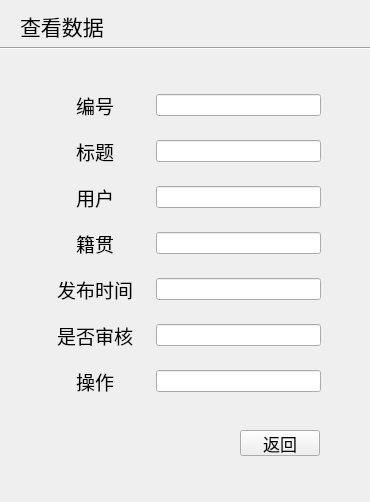
<?xml version="1.0" encoding="UTF-8"?>
<ui version="4.0">
 <class>showdata</class>
 <widget class="QWidget" name="showdata">
  <property name="geometry">
   <rect>
    <x>0</x>
    <y>0</y>
    <width>370</width>
    <height>502</height>
   </rect>
  </property>
  <property name="windowTitle">
   <string>Form</string>
  </property>
  <widget class="QPushButton" name="showbackBn">
   <property name="geometry">
    <rect>
     <x>240</x>
     <y>430</y>
     <width>80</width>
     <height>26</height>
    </rect>
   </property>
   <property name="font">
    <font>
     <pointsize>13</pointsize>
    </font>
   </property>
   <property name="text">
    <string>返回</string>
   </property>
  </widget>
  <widget class="QWidget" name="layoutWidget">
   <property name="geometry">
    <rect>
     <x>40</x>
     <y>80</y>
     <width>281</width>
     <height>331</height>
    </rect>
   </property>
   <layout class="QGridLayout" name="gridLayout">
    <item row="0" column="0" colspan="2">
     <widget class="QLabel" name="label_2">
      <property name="font">
       <font>
        <pointsize>14</pointsize>
       </font>
      </property>
      <property name="text">
       <string>&lt;html&gt;&lt;head/&gt;&lt;body&gt;&lt;p align=&quot;center&quot;&gt;编号&lt;/p&gt;&lt;/body&gt;&lt;/html&gt;</string>
      </property>
     </widget>
    </item>
    <item row="0" column="2" colspan="3">
     <widget class="QLineEdit" name="show_num"/>
    </item>
    <item row="1" column="0" colspan="2">
     <widget class="QLabel" name="label_3">
      <property name="font">
       <font>
        <pointsize>14</pointsize>
       </font>
      </property>
      <property name="text">
       <string>&lt;html&gt;&lt;head/&gt;&lt;body&gt;&lt;p align=&quot;center&quot;&gt;标题&lt;/p&gt;&lt;/body&gt;&lt;/html&gt;</string>
      </property>
     </widget>
    </item>
    <item row="1" column="2" colspan="3">
     <widget class="QLineEdit" name="show_title"/>
    </item>
    <item row="2" column="0" colspan="2">
     <widget class="QLabel" name="label_4">
      <property name="font">
       <font>
        <pointsize>14</pointsize>
       </font>
      </property>
      <property name="text">
       <string>&lt;html&gt;&lt;head/&gt;&lt;body&gt;&lt;p align=&quot;center&quot;&gt;用户&lt;/p&gt;&lt;/body&gt;&lt;/html&gt;</string>
      </property>
     </widget>
    </item>
    <item row="2" column="2" colspan="3">
     <widget class="QLineEdit" name="show_user"/>
    </item>
    <item row="3" column="0" colspan="2">
     <widget class="QLabel" name="label_5">
      <property name="font">
       <font>
        <pointsize>14</pointsize>
       </font>
      </property>
      <property name="text">
       <string>&lt;html&gt;&lt;head/&gt;&lt;body&gt;&lt;p align=&quot;center&quot;&gt;籍贯&lt;/p&gt;&lt;/body&gt;&lt;/html&gt;</string>
      </property>
     </widget>
    </item>
    <item row="3" column="2" colspan="3">
     <widget class="QLineEdit" name="show_address"/>
    </item>
    <item row="4" column="0" colspan="2">
     <widget class="QLabel" name="label_6">
      <property name="font">
       <font>
        <pointsize>14</pointsize>
       </font>
      </property>
      <property name="text">
       <string>&lt;html&gt;&lt;head/&gt;&lt;body&gt;&lt;p align=&quot;center&quot;&gt;发布时间&lt;/p&gt;&lt;/body&gt;&lt;/html&gt;</string>
      </property>
     </widget>
    </item>
    <item row="4" column="2" colspan="3">
     <widget class="QLineEdit" name="show_time"/>
    </item>
    <item row="5" column="0" colspan="2">
     <widget class="QLabel" name="label_7">
      <property name="font">
       <font>
        <pointsize>14</pointsize>
       </font>
      </property>
      <property name="text">
       <string>&lt;html&gt;&lt;head/&gt;&lt;body&gt;&lt;p align=&quot;center&quot;&gt;是否审核&lt;/p&gt;&lt;/body&gt;&lt;/html&gt;</string>
      </property>
     </widget>
    </item>
    <item row="5" column="2" colspan="3">
     <widget class="QLineEdit" name="show_process"/>
    </item>
    <item row="6" column="0" colspan="2">
     <widget class="QLabel" name="label_8">
      <property name="font">
       <font>
        <pointsize>14</pointsize>
       </font>
      </property>
      <property name="text">
       <string>&lt;html&gt;&lt;head/&gt;&lt;body&gt;&lt;p align=&quot;center&quot;&gt;操作&lt;/p&gt;&lt;/body&gt;&lt;/html&gt;</string>
      </property>
     </widget>
    </item>
    <item row="6" column="2" colspan="3">
     <widget class="QLineEdit" name="show_operation"/>
    </item>
   </layout>
  </widget>
  <widget class="Line" name="line">
   <property name="geometry">
    <rect>
     <x>0</x>
     <y>40</y>
     <width>381</width>
     <height>16</height>
    </rect>
   </property>
   <property name="orientation">
    <enum>Qt::Horizontal</enum>
   </property>
  </widget>
  <widget class="QLabel" name="label">
   <property name="geometry">
    <rect>
     <x>20</x>
     <y>10</y>
     <width>91</width>
     <height>31</height>
    </rect>
   </property>
   <property name="text">
    <string>&lt;html&gt;&lt;head/&gt;&lt;body&gt;&lt;p&gt;&lt;span style=&quot; font-size:16pt;&quot;&gt;查看数据&lt;/span&gt;&lt;/p&gt;&lt;/body&gt;&lt;/html&gt;</string>
   </property>
  </widget>
 </widget>
 <resources/>
 <connections/>
</ui>
